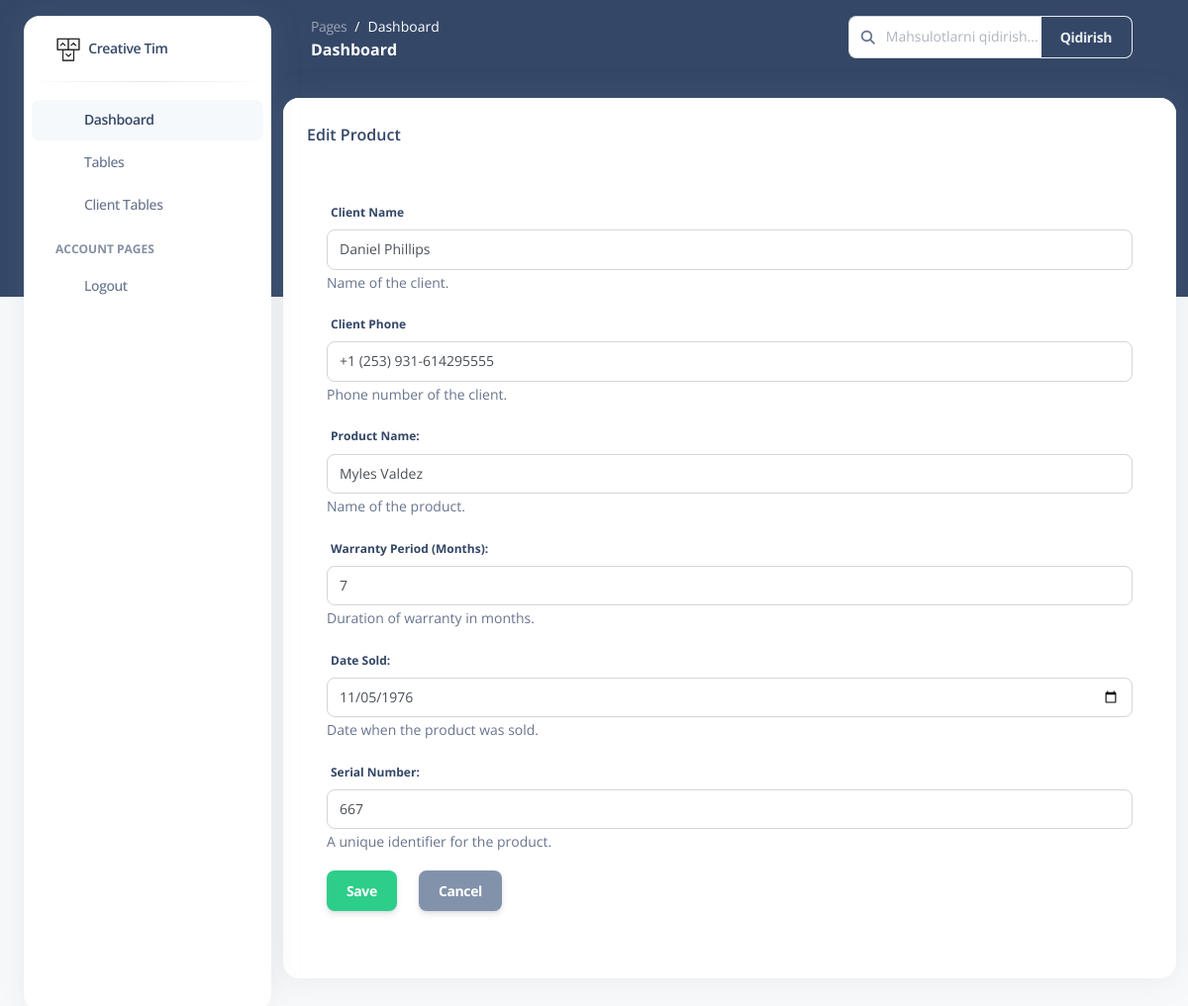
Screenshot of /product/11/update/ (signed in) with the database file from the repository.
### product/models.py (models this page shows, shortened)
class Client(models.Model):
    name = models.CharField(max_length=255, verbose_name="Client Name")
    phone = models.CharField(
        max_length=15,
        unique=True,
        verbose_name="Phone Number",
        help_text="Enter the phone number (up to 15 digits)."
    )

class Product(models.Model):
    name = models.CharField(max_length=100, verbose_name="Product Name")
    is_warranty_active = models.BooleanField(
        default=True,
        verbose_name="Is Warranty Active",
        help_text="Indicates if the product warranty is still valid."
    )
    warranty_period = models.PositiveIntegerField(
        verbose_name="Warranty Period (Months)",
        help_text="Warranty duration in months (must be positive)."
    )
    sold_date = models.DateField(
        default=date.today,
        verbose_name="Date Sold",
        help_text="Date when the product was sold."
    )
    serial_number = models.CharField(
        max_length=50,  # Optimal uzunlik tanlangan
        unique=True,
        verbose_name="Serial Number",
        help_text="Unique identifier for the product."
    )
    client = models.ForeignKey(
        Client,
        on_delete=models.SET_NULL,
        null=True,
        blank=True,
        related_name='products'
    )
    created_at = models.DateTimeField(auto_now_add=True, verbose_name="Created At")
    updated_at = models.DateTimeField(auto_now=True, verbose_name="Last Updated")
    class Meta:
        verbose_name = "Product"
        verbose_name_plural = "Products"
        ordering = ['-created_at']

### product/views.py (the view)
# urls.py: path('<int:pk>/update/', views.product_update, name='product_update'),  # Update an existing product
def product_update(request, pk):
    product = get_object_or_404(Product, pk=pk)
    if request.method == 'POST':
        form = ProductForm(request.POST, instance=product)
        if form.is_valid():
            try:
                client_name = request.POST.get('client_name')
                client_phone = request.POST.get('client_phone')
                client, created = Client.objects.get_or_create(
                    phone=client_phone,
                    defaults={'name': client_name}
                )
                if not created:
                    client.name = client_name
                    client.save()
                updated_product = form.save(commit=False)
                updated_product.client = client
                updated_product.save()
                messages.success(request, 'Product updated successfully.')
                return redirect(reverse('product_list'))
            except IntegrityError:
                messages.error(request, 'An error occurred. The phone number might be associated with another client.')
    else:
        form = ProductForm(instance=product)
    context = {
        'form': form,
        'title': 'Edit Product',
        'client_name': product.client.name if product.client else '',
        'client_phone': product.client.phone if product.client else '',
    }
    return render(request, 'pages/product_form.html', context)

### product/forms.py
class ProductForm(forms.ModelForm):
    class Meta:
        model = Product
        fields = [
            'name',
            'warranty_period',
            'sold_date',
            'serial_number',
        ]
        widgets = {
            'name': forms.TextInput(attrs={'class': 'form-control', 'placeholder': 'Enter product name'}),
            'warranty_period': forms.NumberInput(
                attrs={'class': 'form-control', 'placeholder': 'Enter warranty period in months'}),
            'sold_date': forms.DateInput(attrs={'class': 'form-control', 'type': 'date'}),
            'serial_number': forms.TextInput(attrs={'class': 'form-control', 'placeholder': 'Enter serial number'}),
        }
        labels = {
            'name': 'Product Name',
            'warranty_period': 'Warranty Period (Months)',
            'sold_date': 'Date Sold',
            'serial_number': 'Serial Number',
        }
        help_texts = {
            'name': 'Name of the product.',
            'warranty_period': 'Duration of warranty in months.',
            'sold_date': 'Date when the product was sold.',
            'serial_number': 'A unique identifier for the product.',
        }

### templates/pages/product_form.html (shortened to what this page needs)
{% extends 'pages/base.html' %}
{% block content %}
<div class="container-fluid py-4">
    <div class="row">
        <div class="col-12">
            <div class="card mb-4">
                <div class="card-header pb-0">
                    <h6>{{ title }}</h6>
                </div>
                <div class="card-body px-0 pt-0 pb-2">
                    <div class="table-responsive p-0">
                        <form method="post" class="p-4" style="padding: 20px; margin: 20px;">
                            <div class="form-group mb-3">
                                <label for="client_name">Client Name</label>
                                <input type="text" name="client_name" id="client_name" class="form-control"
                                       value="{{ client_name }}" placeholder="Enter client name" required>
                                <small class="form-text text-muted">Name of the client.</small>
                            </div>
                            <div class="form-group mb-3">
                                <label for="client_phone">Client Phone</label>
                                <input type="text" name="client_phone" id="client_phone" class="form-control"
                                       value="{{ client_phone }}" placeholder="Enter client phone" required>
                                <small class="form-text text-muted">Phone number of the client.</small>
                            </div>
                            {% for field in form %}
                            <div class="form-group mb-3">
                                {{ field.label_tag }}
                                {{ field }}
                                {% if field.help_text %}
                                <small class="form-text text-muted">{{ field.help_text }}</small>
                                {% endif %}
                            </div>
                            {% endfor %}
                            <button type="submit" class="btn btn-success me-2">Save</button>
                            <a href="{% url 'product_list' %}" class="btn btn-secondary" style="margin-left: 10px;">Cancel</a>
                        </form>
                    </div>
                </div>
            </div>
        </div>
    </div>
</div>
{% endblock %}

### rows the page displays
Client: client_name "Daniel Phillips", client_phone "+1 (253) 931-614295555"
Product: form "Myles Valdez" "7" "11/05/1976" "667"

### other values shown
{{ title }} "Edit Product"
{{ field.label_tag }} "Product Name:" "Warranty Period (Months):" "Date Sold:" "Serial Number:"
{{ field.help_text }} "Name of the product." "Duration of warranty in months." "Date when the product was sold." "A unique identifier for the product."
